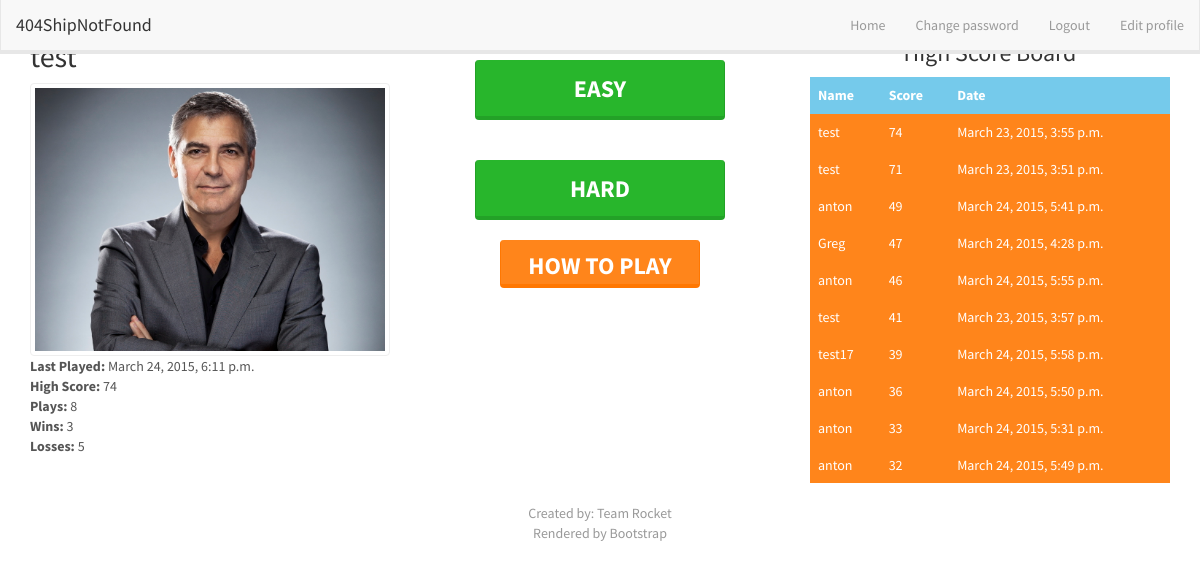
The app's page /home/ (signed in) with its own data.
### _404shipnotfound/models.py (models this page shows, shortened)
class UserProfile(models.Model):
    user = models.OneToOneField(User)
    high_score = models.IntegerField(default=0)
    picture = models.ImageField(upload_to='profile_images', blank=True)

class Game(models.Model):
    user = models.ForeignKey(User)
    score = models.IntegerField(default=0)
    date = models.DateTimeField(auto_now_add=True)
    win = models.BooleanField(default=False)

### _404shipnotfound/views.py (the view)
# urls.py: url(r'^home/', '_404shipnotfound.views.home', name='home'),
def home(request):
    list = Game.objects.order_by('-score')[:10]
    userprofile = " "
    games = 0
    wins = 0
    losses = 0
    high_score = 0
    max_date = Game.objects.latest('date').date
    if request.user.is_authenticated():
        try:
            userprofile = UserProfile.objects.get(user = request.user.id)
            high_score = userprofile.high_score
        except UserProfile.DoesNotExist:
            userprofile = UserProfile.objects.create(user = request.user, high_score = 0, picture = "/static/img/ship.jpg")
            pass
        for game in Game.objects.all():
            if request.user == game.user:
                if game.win == True:
                    wins = wins + 1
                else:
                    losses = losses + 1
                games = games + 1
    return render(request, 'app/home.html', {"games" : list, "profile" : userprofile, "games_played" : games, "wins" : wins, "losses" : losses, "last_played": max_date, "high_score": high_score})

### templates/app/home.html (shortened to what this page needs)
{% extends 'app/base.html' %}
        {% block body_block %}
        <div>
            <br/>
            <div class = "col-md-4" align= "left-side">
                {% if user.is_authenticated %}
                    <h2>{{user.username}}</h2>
                    <img alt = "User's photo" src = "{{profile.picture.url}}" class = "img-thumbnail">
                    <p><b>Last Played:</b> {{ last_played }} <br/>
                        <b> High Score:</b> {{ high_score }} <br/>
                        <b> Plays:</b> {{ games_played }}<br/>
                        <b> Wins:</b> {{ wins }}<br/>
                        <b> Losses:</b> {{ losses }}</p>
                {% else %}
                    <p>Not signed in</p>
                    <input class="btn btn-success" type="button" value="Log In" onClick= "window.location.href='/accounts/login/'">
                    <input class="btn btn-success" type="button" value="Register" onClick="window.location.href='/accounts/register/'">
                {% endif %}
            </div>
            <div class = "col-md-4" align = "center">
                <br> <br/>
                <form>
                    <input class="btn btn-success" type="button" value="Easy" onClick="window.location.href='/play/1'"
                    style="width:250px; !important; height:60px !important; font-size:24px;">
                </form>
                <form>
                <br></br>
                    <input class="btn btn-success" type="button" value="Hard" onClick="window.location.href='/play/2'"
                    style="width:250px; !important; height:60px !important; font-size:24px;">
                </form>
                <br/>
                <form>
                    <input class="btn btn-warning" type="button" value="How to play" onClick="window.location.href='/howToPlay'"
                    style="width:200px; height:48px ; font-size:24px;">
                </form>
            </div>
            <div class= "col-md-4" align = "right-side">
            {% if games %}
                <h3 align = "center">High Score Board</h3>
                <table id = "leaderboard" class="table table-hover">
                    <tr class="info">
                        <th>Name</th>
                        <th>Score</th>
                        <th>Date</th>
                    </tr>
                    {% for game in games %}
                         <tr class="warning">
                            <td>{{ game.user }}</td>
                            <td>{{ game.score }}</td>
                            <td>{{ game.date }}</td>
                        </tr>
                    {% endfor %}
                </table>
            </div>
            {% endif %}
        </div>
{% endblock %}

### records on screen
UserProfile: picture (picture)
Game: date "March 24, 2015, 6:11 p.m."
Game: user "test", score "74", date "March 23, 2015, 3:55 p.m."
Game: user "test", score "71", date "March 23, 2015, 3:51 p.m."
Game: user "anton", score "49", date "March 24, 2015, 5:41 p.m."
Game: user "Greg", score "47", date "March 24, 2015, 4:28 p.m."
Game: user "anton", score "46", date "March 24, 2015, 5:55 p.m."
Game: user "test", score "41", date "March 23, 2015, 3:57 p.m."
Game: user "test17", score "39", date "March 24, 2015, 5:58 p.m."
Game: user "anton", score "36", date "March 24, 2015, 5:50 p.m."
Game: user "anton", score "33", date "March 24, 2015, 5:31 p.m."
Game: user "anton", score "32", date "March 24, 2015, 5:49 p.m."

### other values on screen
{{ user.username }} "test"
{{ high_score }} "74"
{{ games_played }} "8"
{{ wins }} "3"
{{ losses }} "5"
